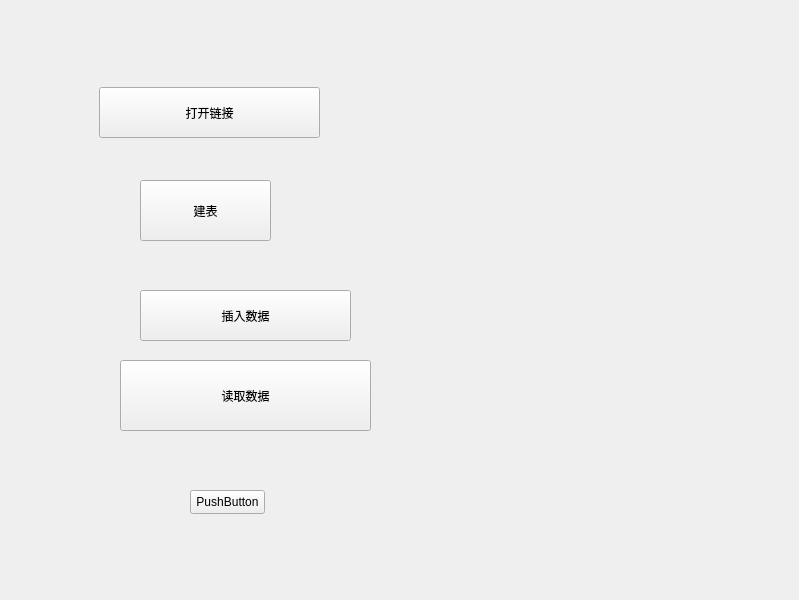
<?xml version="1.0" encoding="UTF-8"?>
<ui version="4.0">
 <class>MyDbWidget</class>
 <widget class="QWidget" name="MyDbWidget">
  <property name="geometry">
   <rect>
    <x>0</x>
    <y>0</y>
    <width>799</width>
    <height>600</height>
   </rect>
  </property>
  <property name="windowTitle">
   <string>MyDbWidget</string>
  </property>
  <widget class="QPushButton" name="pushButton">
   <property name="geometry">
    <rect>
     <x>99</x>
     <y>87</y>
     <width>221</width>
     <height>51</height>
    </rect>
   </property>
   <property name="text">
    <string>打开链接</string>
   </property>
  </widget>
  <widget class="QPushButton" name="pushButton_2">
   <property name="geometry">
    <rect>
     <x>140</x>
     <y>180</y>
     <width>131</width>
     <height>61</height>
    </rect>
   </property>
   <property name="text">
    <string>建表</string>
   </property>
  </widget>
  <widget class="QPushButton" name="pushButton_3">
   <property name="geometry">
    <rect>
     <x>140</x>
     <y>290</y>
     <width>211</width>
     <height>51</height>
    </rect>
   </property>
   <property name="text">
    <string>插入数据</string>
   </property>
  </widget>
  <widget class="QPushButton" name="pushButton_4">
   <property name="geometry">
    <rect>
     <x>120</x>
     <y>360</y>
     <width>251</width>
     <height>71</height>
    </rect>
   </property>
   <property name="text">
    <string>读取数据</string>
   </property>
  </widget>
  <widget class="QPushButton" name="pushButton_5">
   <property name="geometry">
    <rect>
     <x>190</x>
     <y>490</y>
     <width>75</width>
     <height>24</height>
    </rect>
   </property>
   <property name="text">
    <string>PushButton</string>
   </property>
  </widget>
 </widget>
 <resources/>
 <connections/>
</ui>
